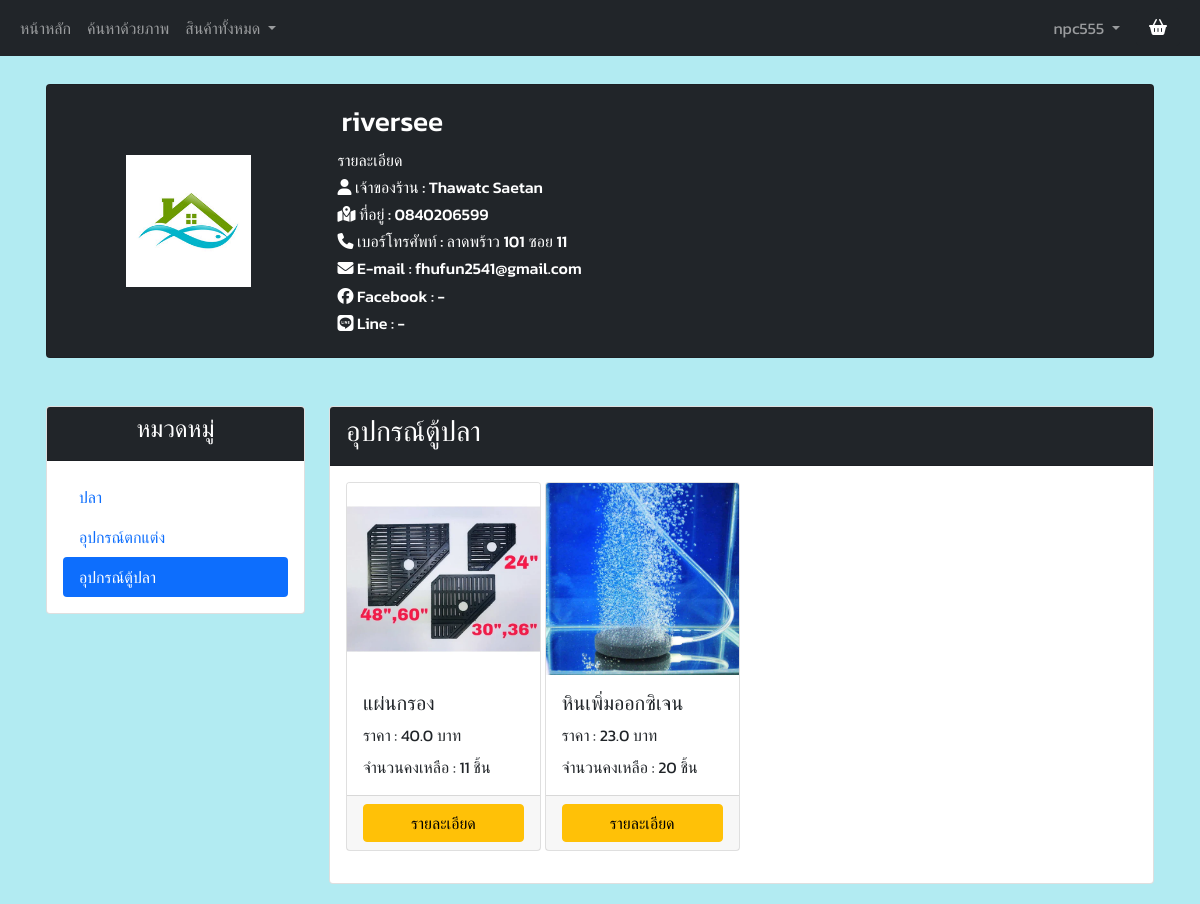
Screenshot of /shop_tool/GTX (signed in) with the database file from the repository.
### tables this page shows
CREATE TABLE "seller" (
	"seller_ID"	TEXT,
	"seller_Firstname"	TEXT,
	"seller_Lastname"	TEXT,
	"seller_Email"	TEXT,
	"seller_Telephone"	TEXT,
	"seller_Address"	TEXT,
	"seller_Line"	TEXT,
	"seller_Facebook"	TEXT,
	"seller_Password"	TEXT,
	"seller_Storename"	TEXT,
	"seller_pic"	TEXT,
	"seller_status"	TEXT,
	"seller_status_color"	TEXT,
	PRIMARY KEY("seller_ID")
);

CREATE TABLE "tool_product" (
	"tool_ID"	INTEGER NOT NULL,
	"tool_Name"	TEXT NOT NULL,
	"tool_Price"	REAL NOT NULL,
	"tool_Amount"	INTEGER NOT NULL,
	"tool_Description"	TEXT,
	"tool_Images"	TEXT NOT NULL,
	"tool_Owner"	TEXT NOT NULL,
	"time"	TEXT,
	PRIMARY KEY("tool_ID" AUTOINCREMENT)
);

### app.py (the view, shortened to what this page needs)
@app.route("/shop_tool/<string:id_data>", methods=["GET", "POST"])
def shop_tool(id_data):
    SellerID = id_data
    if session.get("user",None) is not None:
        if session.get("role") == 'user':
            with sqlite3.connect("mydata.db") as connect:
                cur = connect.cursor()
                cur.execute("select * from seller where seller_id = ?",[SellerID])
                seller = cur.fetchall()
                cur.execute("select count(*) from tool_product where tool_Owner = ?",[SellerID])
                tool_total = cur.fetchone()[0]
                page, per_page, offset = get_page_args(page_parameter='page')
                per_page = 12
                if offset != 0:
                    offset = offset + 2
                sql = "SELECT * FROM tool_product where tool_Owner = ? ORDER BY time desc LIMIT ? OFFSET ?"
                val = [SellerID,per_page, offset]
                cur.execute(sql,val)
                toolproduct_data = cur.fetchall()
                tool_pagination = Pagination(
                    page=page,
                    per_page=per_page,
                    total=tool_total,
                    css_framework='bootstrap4'
                )
                return render_template(
                    "shop_tool_user.html",
                    tool_pagination=tool_pagination,
                    seller_shop=seller[0],
                    toolproduct_data=toolproduct_data,
                    user = session['user']
                )

### templates/shop_tool_user.html (shortened to what this page needs)
{% extends "header_user.html" %} {% block content %}
<div class="container p-1 my-0">
</div>
<head>
    <link rel="stylesheet" type="text/css" href="{{ url_for('static',filename='css/styles.css') }}">
</head>
<div class="container p-3 my-1">
    <div class="row g-5">
        <div class="col-12 ">
            <div class="card bg-dark">
                <div class="card-body">
                    <div class="row">
                        <div class="col-md-3 align-self-center">
                            <img src="../{{seller_shop[10]}}" style="width: 50%; height:50; display: block; margin-left: auto; margin-right: auto;">
                        </div>
                        <div class="col-md-7">
                            <h3 style="color: white;" class="p-1">{{seller_shop[9]}}</h3>
                            <h6>รายละเอียด</h6>
                            <h6><i class="fas fa-user"></i> เจ้าของร้าน : {{seller_shop[1]}} {{seller_shop[2]}}</h6>
                            <h6><i class="fas fa-map-marked-alt"></i> ที่อยู่ : {{seller_shop[5]}}</h6>
                            <h6><i class="fas fa-phone"></i> เบอร์โทรศัพท์ : {{seller_shop[4]}}</h6>
                            <h6><i class="fas fa-envelope"></i> E-mail : {{seller_shop[3]}}</h6>
                            <h6><i class="fab fa-facebook"></i> Facebook : {{seller_shop[7]}}</h6>
                            <h6><i class="fab fa-line"></i> Line : {{seller_shop[6]}}</h6>
                        </div>
                    </div>
                </div>
            </div>
        </div>
        <div class="col-12">
            <div class="row gx-4 gy-1">
                <div class="col-xs-12 col-md-3">
                    <div class="card">
                        <div class="card-header bg-dark">
                            <h4 style="color: white;" class="text-center">หมวดหมู่</h4>
                        </div>
                        <div class="card-body">
                            <ul class="nav flex-column nav-pills" id="v-pills-tab" role="tablist" aria-orientation="vertical">
                                <li class="nav-item">
                                    <a class="nav-link" type="button" href="/shop_fish/{{seller_shop[0]}}" id="shop-fish-tab">ปลา</a>
                                </li>
                                <li class="nav-item">
                                    <a class="nav-link" type="button" href="/shop_accessories/{{seller_shop[0]}}" id="shop-decoration-tab">อุปกรณ์ตกแต่ง</a>
                                </li>
                                <li class="nav-item">
                                    <a class="nav-link active" type="button" href="/shop_tool/{{seller_shop[0]}}" id="shop-tool-tab">อุปกรณ์ตู้ปลา</a>
                                </li>
                            </ul>
                        </div>
                    </div>
                </div>
                <div class="col-xs-12 col-sm-12 col-md-9">
                    <div>
                        <div class="tab-pane fade show active" id="shop-fish" role="tabpanel" aria-labelledby="shop-fish-tab">
                            <div class="card">
                                <div class="card-header bg-dark">
                                    <h3>อุปกรณ์ตู้ปลา</h3>
                                </div>
                                <div class="card-body">
                                    <div class="row g-1">
                                        {%for row in toolproduct_data %}
                                        <div class="col-xs-3 col-sm-3 col-md-3 mb-3">
                                            <div class="card h-100">
                                                <img src="../{{row.5}}" class="card-img-top">
                                                <div class="card-body">
                                                    <h5 class="card-title">{{row.1}}</h5>
                                                    <p class="card-text">ราคา : {{row.2}} บาท</p>
                                                    <p class="card-text">จำนวนคงเหลือ : {{row.3}} ชิ้น</p>
                                                </div>
                                                <div class="card-footer">
                                                    <div class="d-grid gap-2">
                                                        <button type="button" data-bs-toggle="modal" data-bs-target="#fishdetail{{row.0}}" class="btn btn-warning">รายละเอียด</button>
                                                    </div>
                                                </div>
                                            </div>
                                        </div>
                                        {%endfor%} {{tool_pagination.links}}
                                    </div>
                                </div>
                            </div>
                        </div>
                    </div>
                </div>
            </div>
        </div>
    </div>
</div>
{% endblock %}

### static/css/styles.css (style rules this page uses)
p { margin-bottom: 0.5rem; }
h6 { color: white; }
h3 { color: white; }
a, p, h1, h2, h3, h4, h5, h6, .btn, label, .col-form-label, span, input, textarea, table { font-family: 'Kanit', sans-serif; }

### rows the page displays
seller: seller_Storename "riversee", seller_Firstname "Thawatc", seller_Lastname "Saetan", seller_Address "0840206599", seller_Telephone "ลาดพร้าว 101 ซอย 11", seller_Email "fhufun2541@gmail.com", seller_Facebook "-", seller_Line "-"
tool_product: shows a picture, tool_Name "แผ่นกรอง", tool_Price "40.0", tool_Amount "11"
tool_product: shows a picture, tool_Name "หินเพิ่มออกซิเจน", tool_Price "23.0", tool_Amount "20"

### other values shown
{{ user }} "npc555"
